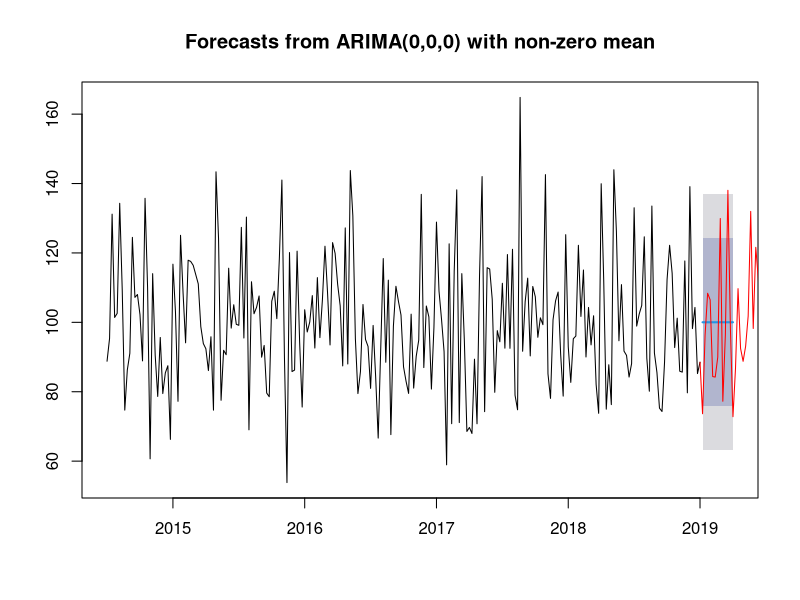

Recreate this plot in R. (Note: this script raises an error after producing the figure.)
library(forecast)
library(ggplot2)
library(zoo)

# Create sample dataset
dates <- seq.Date(from = as.Date("2014-07-01"), to = as.Date("2020-02-29"), by = "week")
set.seed(123)
count <- rnorm(length(dates), mean = 100, sd = 20)
data <- data.frame(date = dates, count = count)

# Convert to time series object
ts_data <- ts(data$count, frequency = 52, start = c(2014, 27))

# Split data into training and test
train_end <- which(data$date == as.Date("2019-11-30"))
train_data <- window(ts_data, end = c(2019, train_end %% 52))
test_data <- window(ts_data, start = c(2019, (train_end %% 52) + 1))

# Fit SARIMA model
model <- auto.arima(train_data, seasonal = TRUE)

# Print model summary
summary(model)

# Forecast for the winter period (13 weeks)
forecast_result <- forecast(model, h = 13)

# Plot the forecast
plot(forecast_result)
lines(test_data, col = "red")

# Calculate excess cases
observed <- as.vector(test_data)
predicted <- as.vector(forecast_result$mean)
upper_pi <- as.vector(forecast_result$upper[,2])  # 95% prediction interval

# Ensure observed and upper_pi have the same length
excess_cases <- pmax(observed[1:length(upper_pi)] - upper_pi, 0)
total_excess <- sum(excess_cases)

cat("Estimated total excess cases:", round(total_excess, 2), "\n")

# Visualize with LOESS smoothing
all_data <- c(as.vector(train_data), as.vector(test_data))
all_dates <- dates  # Use all dates

loess_fit <- loess(all_data ~ as.numeric(all_dates), span = 0.2)
smoothed <- predict(loess_fit)

ggplot() +
  geom_line(aes(x = all_dates, y = all_data), color = "blue") +
  geom_line(aes(x = all_dates, y = smoothed), color = "red") +
  labs(title = "Observed Data with LOESS Smoothing",
       x = "Date", y = "Count") +
  theme_minimal()
ggsave("ElmoreCopy.png", width=8, height=5)

# Sensitivity analysis (example for different time periods)
winter_data <- subset(data, format(date, "%m") %in% c("12", "01", "02"))
winter_ts <- ts(winter_data$count, frequency = 52)

winter_model <- auto.arima(winter_ts, seasonal = TRUE)
summary(winter_model)
